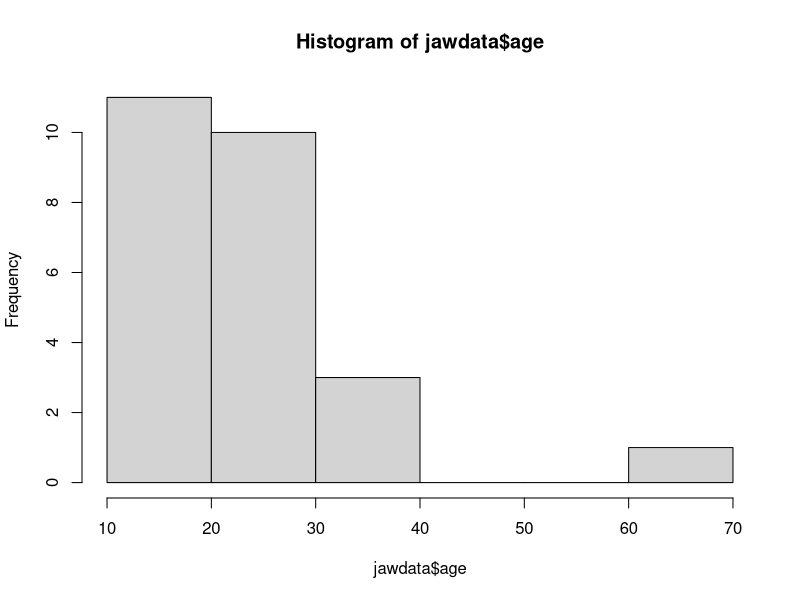
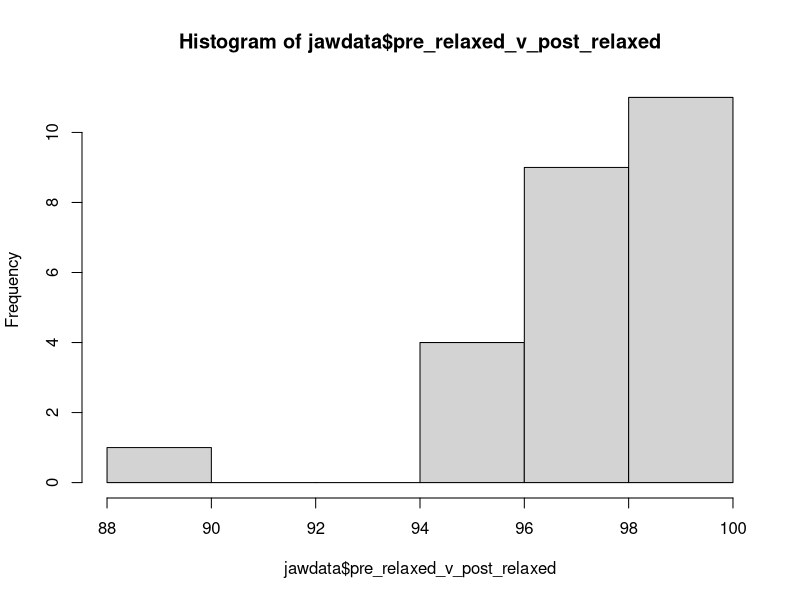
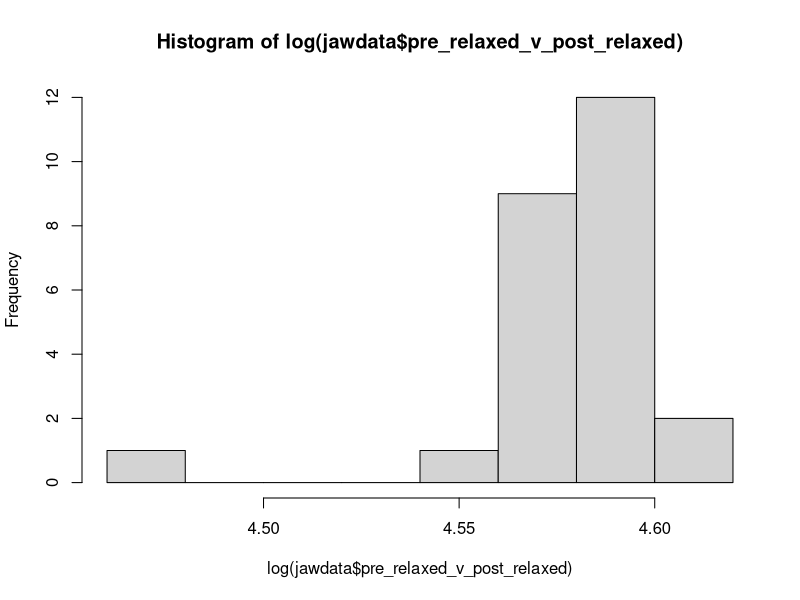
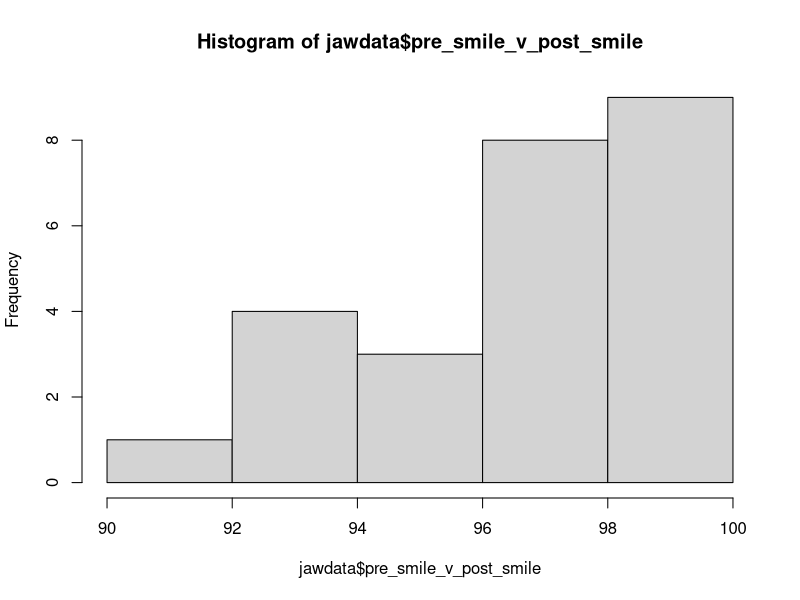
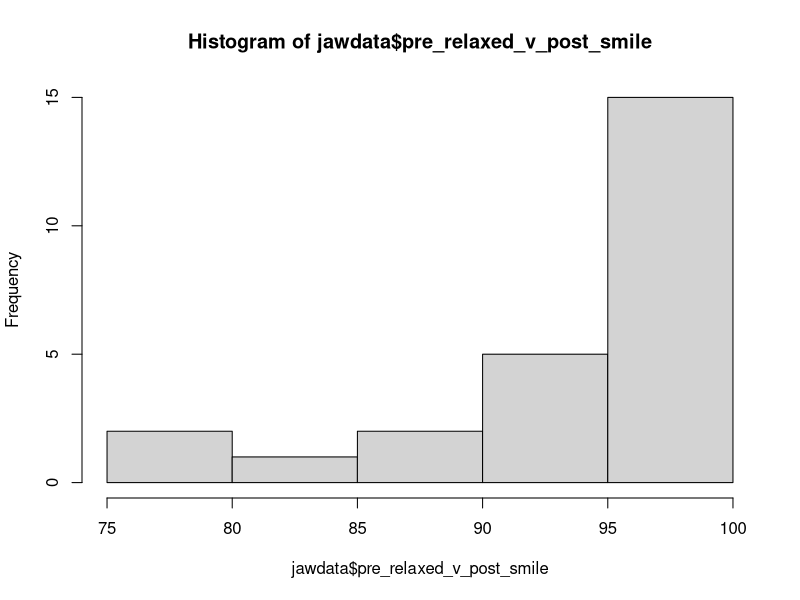
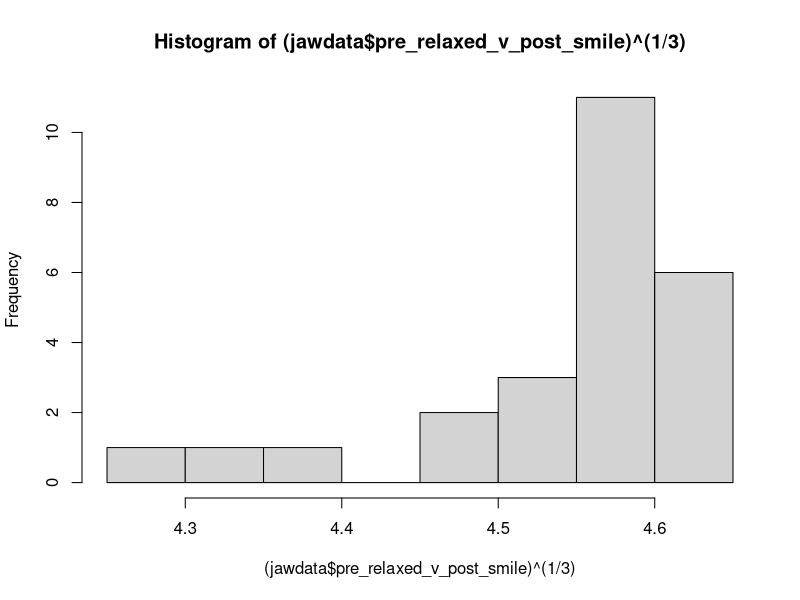
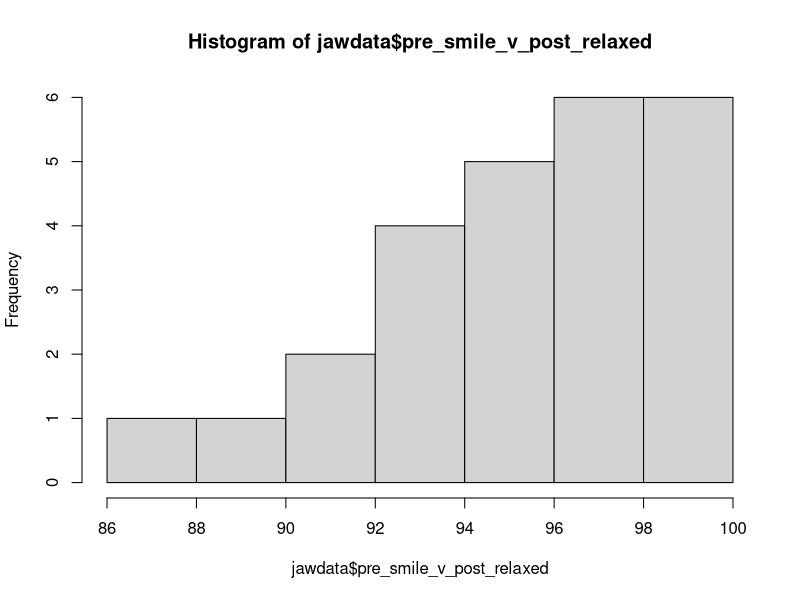

Write R code to recreate these figures, in order.
#Loading Libraries
library(openxlsx)
library(dplyr)
library(ggplot2)
library(GGally)

#Set working directory
setwd("X:/CommonPrograms/Oral Health Services Research Core/Spiro/BradfordCarolyn")

#Reading in data
#jawdata <- read.xlsx("Data_for_Initial_Eval_bradford.xlsx",  
#                     sheet = 1,
#                     startRow = 1,
#                     detectDates = TRUE,
#                     colNames = TRUE)

#New dataset
jawdata <- read.xlsx("Ceph Data for Analysis_Bradford.xlsx",  
                     sheet = 1,
                     startRow = 1,
                     rows = c(1:26),
                     detectDates = TRUE,
                     colNames = TRUE)

dim(jawdata) #25 44

#Keeping only necessary columns
jawdata <- jawdata[,c(1,25:36,40:44,37:39)]

#changing names of data
names(jawdata) <- c("id",
                    "delta_sna",
                    "delta_snb",
                    "delta_anb",
                    "delta_u1sn",
                    "deltal_l1mp",
                    "delta_upperlip",
                    "delta_lowerlip",
                    "delta_convexity",
                    "pre_relaxed_v_post_relaxed",
                    "pre_smile_v_post_smile",
                    "pre_relaxed_v_post_smile",
                    "pre_smile_v_post_relaxed",
                    "jaw_number",
                    "gender",
                    "surgery_type",
                    "ethnicity",
                    "age",
                    "control1",
                    "control2",
                    "control3")

#Data exploration
##ID
which(is.na(jawdata$id)) #0

##DOB
#class(jawdata$dob)
#which(is.na(jawdata$dob)) #0

##surgery date
#class(jawdata$dob)
#which(is.na(jawdata$surgery_date)) #0

##jaw number
table(jawdata$jaw_number, exclude = "ifany")
#Both  Man  Max 
#13    5    7 

##gender
table(jawdata$gender, exclude = "ifany")
#F  M 
#12 13 

##surger type
table(jawdata$surgery_type, exclude = "ifany")
length(table(jawdata$surgery_type, exclude = "ifany")) #19 separate categories
###patients with just BSSO
setdiff(grep("BSSO", jawdata$surgery_type), grep("LeFort", jawdata$surgery_type))
###patients with just LeFort
setdiff(grep("LeFort", jawdata$surgery_type), grep("BSSO", jawdata$surgery_type))
###patient with both BSSO or Lefort
intersect(grep("LeFort", jawdata$surgery_type), grep("BSSO", jawdata$surgery_type))

###recategorizing surgery type as BSSO, LeFort, or Both
jawdata$surgery_type[setdiff(grep("BSSO", jawdata$surgery_type), grep("LeFort", jawdata$surgery_type))] <- "BSSO"
jawdata$surgery_type[setdiff(grep("LeFort", jawdata$surgery_type), grep("BSSO", jawdata$surgery_type))] <- "Lefort"
jawdata$surgery_type[intersect(grep("LeFort", jawdata$surgery_type), grep("BSSO", jawdata$surgery_type))] <- "Both"

table(jawdata$surgery_type)
#Both   BSSO Lefort 
#12      5      8 

##cross tabulating jaw and surgery; should be a 1:1 relationship
table(jawdata$jaw_number, jawdata$surgery_type)
###recode patient with surgery==Lefort & jawd==both as jaw==Max
jawdata$jaw_number[which(jawdata$surgery_type=="Lefort" & jawdata$jaw_number=="Both")] <- "Max"
###sanity check
table(jawdata$jaw_number, jawdata$surgery_type)

##ethnicity
table(jawdata$ethnicity, exclude = "ifany")

###recategorizing as white, black, other
jawdata$ethnicity[-which(jawdata$ethnicity=="African American" |
                          jawdata$ethnicity=="Caucasian")] <- "Other"
table(jawdata$ethnicity)
#African American        Caucasian            Other 
#8               14                3 

##age
summary(jawdata$age)
hist(jawdata$age) 

##pre vs post relaxed pictures
summary(jawdata$pre_relaxed_v_post_relaxed)
hist(jawdata$pre_relaxed_v_post_relaxed) #left skewed
hist(log(jawdata$pre_relaxed_v_post_relaxed))
#hist(sqrt(jawdata$pre_relaxed_v_post_relaxed))
#hist((jawdata$pre_relaxed_v_post_relaxed)^2)
#hist((jawdata$pre_relaxed_v_post_relaxed)^(1/3))

##pre vs post smile pictures
summary(jawdata$pre_smile_v_post_smile)
hist(jawdata$pre_smile_v_post_smile)

##pre vs post; relaxed vs smile
summary(jawdata$pre_relaxed_v_post_smile)
hist(jawdata$pre_relaxed_v_post_smile)
hist((jawdata$pre_relaxed_v_post_smile)^(1/3))

##pre vs post; smile vs relaxed
summary(jawdata$pre_smile_v_post_relaxed)
hist(jawdata$pre_smile_v_post_relaxed)
#hist(sqrt(jawdata$pre_smile_v_post_relaxed))

##pre vs pre; relaxed vs smile
#summary(jawdata$pre_relaxed_v_pre_smile_control)
#hist(jawdata$pre_relaxed_v_pre_smile_control)

##post vs post; relaxed vs smile
#summary(jawdata$post_relaxed_v_post_smile_control)
#hist(jawdata$post_relaxed_v_post_smile_control)

#save data
jawdata$jaw_number <- as.factor(jawdata$jaw_number)
jawdata$gender <- as.factor(jawdata$gender)
jawdata$surgery_type <- as.factor(jawdata$surgery_type)
jawdata$ethnicity <- as.factor(jawdata$ethnicity)

saveRDS(jawdata, "jawdata.rds")

